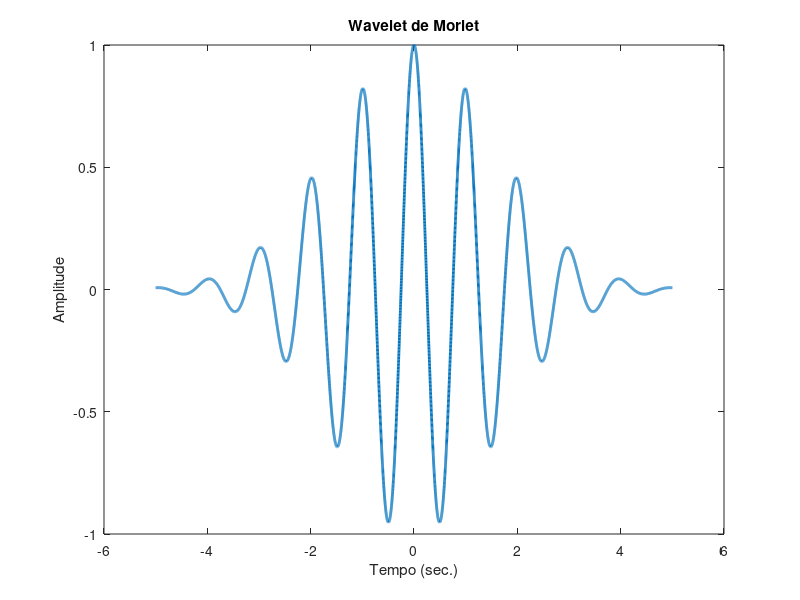
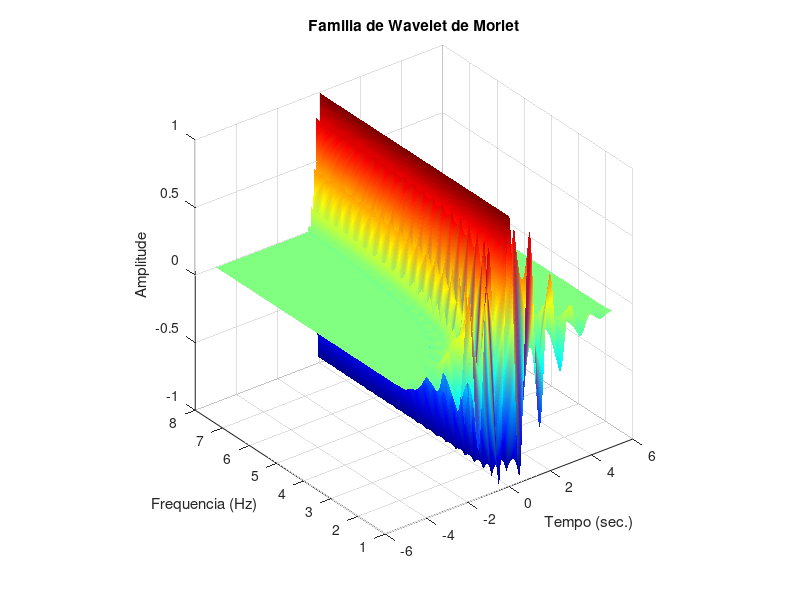
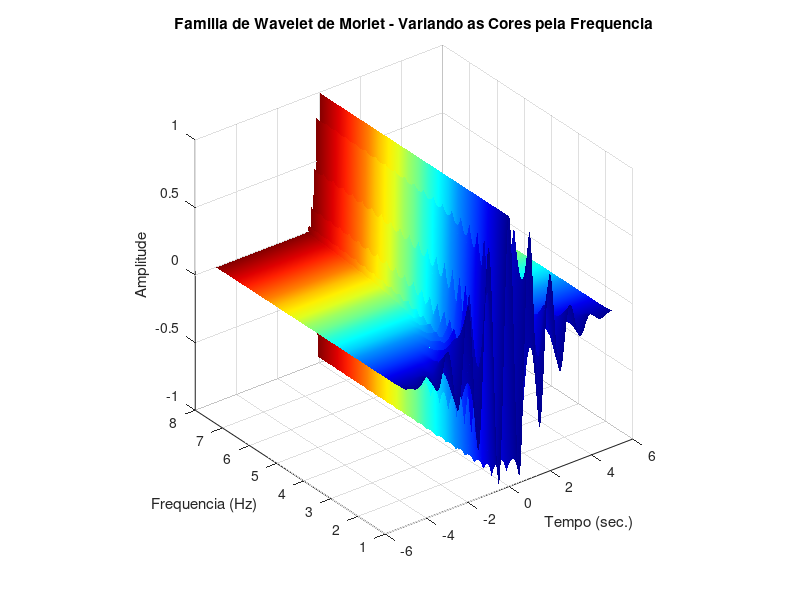

These figures' MATLAB source, in order:
%%
%     Curso do canal ExataMenteS
%     Aula 42 - Wavelet de Morlet
%     Se inscreva no canal e nos ajude a crescer <3
%     Vamos melhorar o Brasil atraves da tecnologia :)
%     https://www.youtube.com/channel/UCZyFebN0_gF2yy5fhVhlXtA
%     Professor: Joao Pinheiro
%%


% Parametros da Wavelet de Morlet
n = 20;                 % Numero de frequencia
freq = linspace(1,8,n); % Vetor de frequencia
tempo = -5:.001:5;      % Vetor do tempo

% Iniciar a matriz
Morlet = zeros(n,length(tempo));

A = 10;
% Loop em cada frequencia
for i = 1:n
    
    % Parametro sigma do gaussiano
    sigma = A/( 2*pi * freq(i) );
    
    % Criar a Wavelet para essa frequencia
    Morlet(i,:) = cos(2*pi * freq(i)*tempo) .* exp(-(tempo.^2) / (2*sigma^2));
end

% Plot 2D
figure(1), clf
plot(tempo,Morlet(1,:),'linew',2)
title('Wavelet de Morlet')
xlabel('Tempo (sec.)'), ylabel('Amplitude')

% Surf
figure(2), clf
surf(tempo,freq,Morlet)
shading interp
colormap jet
rotate3d on
axis square
title('Familia de Wavelet de Morlet')
xlabel('Tempo (sec.)'), ylabel('Frequencia (Hz)'), zlabel('Amplitude')

% Mudar a cor pela frequencia
figure(3), clf
surf(tempo,freq,Morlet,repmat(freq',1,size(Morlet,2)))
shading interp
colormap jet
rotate3d on
axis square
title('Familia de Wavelet de Morlet - Variando as Cores pela Frequencia')
xlabel('Tempo (sec.)'), ylabel('Frequencia (Hz)'), zlabel('Amplitude')
